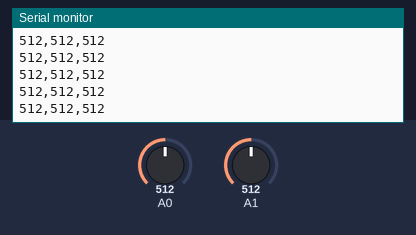
Bench run of a sketch on a simulated Arduino Uno, built with avr-gcc and run on an emulated ATmega328P. Shown: the last lines printed to the serial monitor. Inputs (shaded band) come from the test bench; at power-on: A0 = 512, A1 = 512.

Above: at 1.2 s.
1.3 s: A0 set to 716
At 1.9 s:
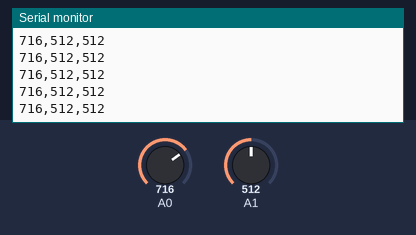
4.3 s: A1 set to 716
At 5.0 s:
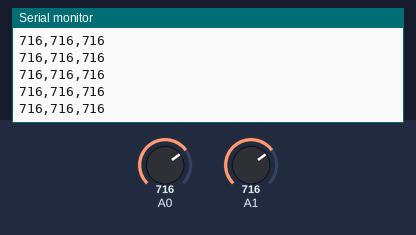
5.8 s: A0 set to 900
At 6.6 s:
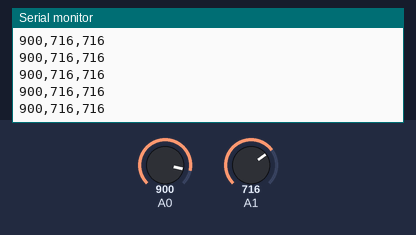
7.3 s: A1 set to 900
At 8.2 s:
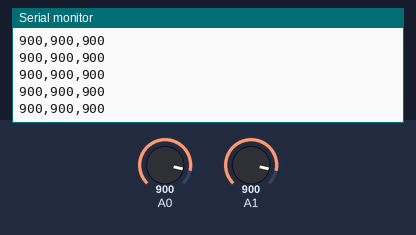
Timing chart, 0 to 9.8 s (numbered marks = the images above; inputs shaded):
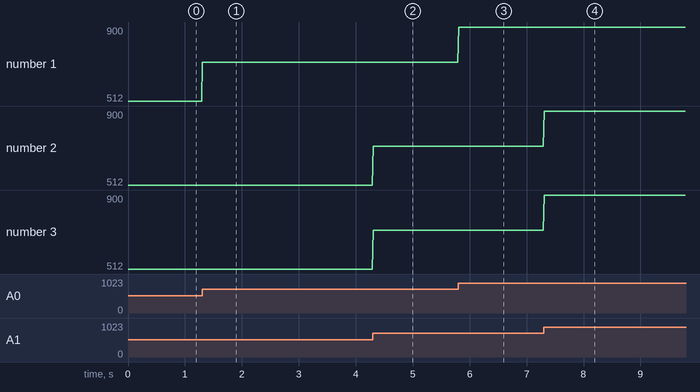

The sketch:

catcalls.ino
```cpp
void setup()
{
  Serial.begin(9600);
//  pinMode(switchPin,INPUT);
  pinMode(A0,INPUT);
  pinMode(A1, INPUT);
}


void loop()
{
    int sensorValue = analogRead(A0);
     Serial.print(sensorValue);
     Serial.print(",");
    sensorValue = analogRead(A1);
     Serial.print(sensorValue);
     Serial.print(",");
//    sensorValue = digitalRead(switchPin);
     Serial.println(sensorValue);
     Serial.flush();
 }
```

Measured:
- after the input at 1.3 s, the serial monitor: prints a new line at once (image 1)
- after the input at 4.3 s, the serial monitor: prints a new line at once (image 2)
- after the input at 5.8 s, the serial monitor: prints a new line at once (image 3)
- after the input at 7.3 s, the serial monitor: prints a new line at once (image 4)
- plotted number 1: 512 → 716 after the input at 1.3 s, 716 → 900 after the input at 5.8 s
